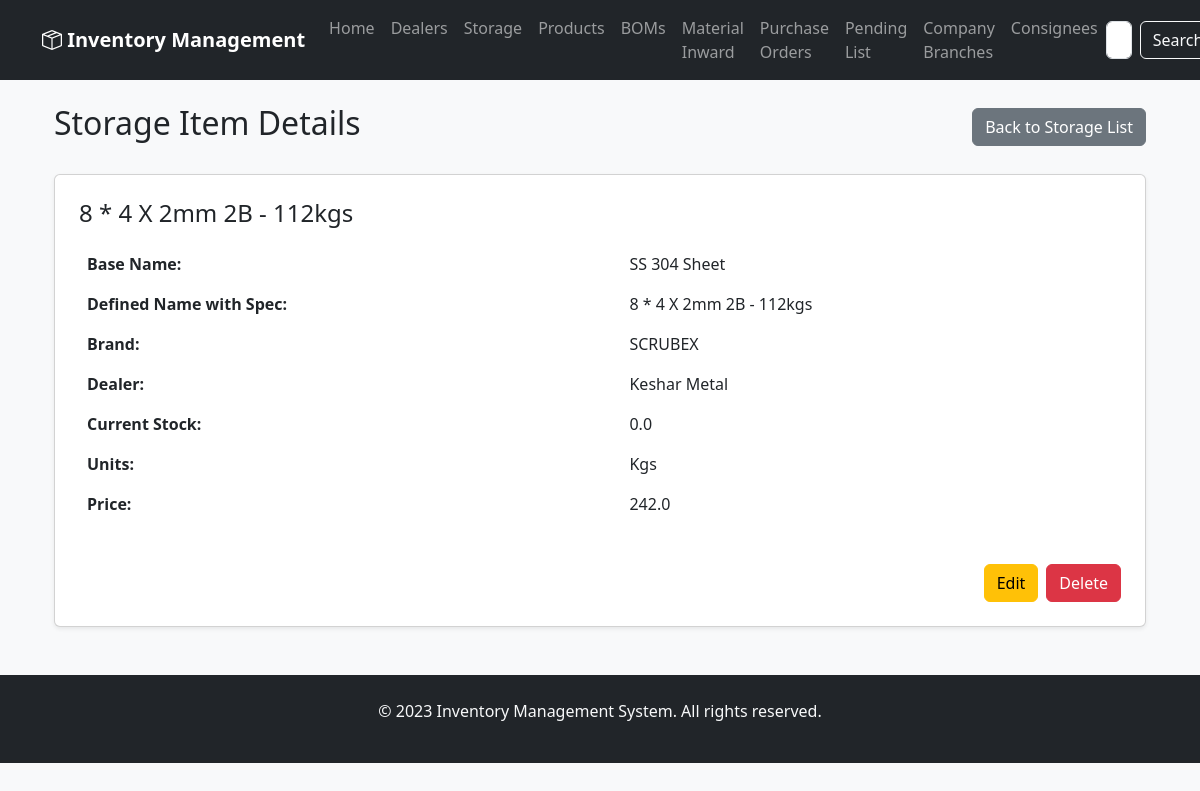
Screenshot of /storage/details/1 with the database file from the repository.
### app/models.py (models this page shows)
class Storage(Base):
    __tablename__ = 'storage'
    id = Column(Integer, primary_key=True)
    base_name = Column(String(128))
    defined_name_with_spec = Column(String(256))
    brand = Column(String(128))
    hsn_code = Column(String(32))
    dealer_id = Column(Integer, ForeignKey('dealer.id'))
    tax = Column(Float)
    price = Column(Float)
    current_stock = Column(Float)
    units = Column(String(32))
    created_at = Column(DateTime, default=datetime.now)  # Make sure this exists
    updated_at = Column(DateTime, default=datetime.now, onupdate=datetime.now)  # And this
    dealer = relationship('Dealer', back_populates='materials')
    product_materials = relationship('ProductMaterial', back_populates='storage')
    bom_materials = relationship('BOMMaterial', back_populates='storage')
    supply_items = relationship('BOMSupplyItem', back_populates='storage')
    po_items = relationship('PurchaseOrderItem', back_populates='material')

class Dealer(Base):
    __tablename__ = 'dealer'
    id = Column(Integer, primary_key=True)
    name = Column(String(120), nullable=False)
    address = Column(String(250))
    city = Column(String(100))
    state = Column(String(100))
    country = Column(String(100))
    pincode = Column(String(20))
    telephone = Column(String(50))
    mobile = Column(String(50))
    email = Column(String(120))
    gst_no = Column(String(50))
    bank_name = Column(String(100))
    account_no = Column(String(100))
    ifsc_code = Column(String(50))
    materials = relationship('Storage', back_populates='dealer', lazy='dynamic')

### app/routers/storage.py (the view)
@router.get("/details/{storage_id}", response_class=HTMLResponse)
async def storage_details(request: Request, storage_id: int, db: Session = Depends(get_db)):
    try:
        storage = db.query(models.Storage).filter(models.Storage.id == storage_id).first()
        if storage is None:
            return templates.TemplateResponse("error.html", {
                "request": request,
                "status_code": 404,
                "detail": f"Storage item with ID {storage_id} not found"
            })
        return templates.TemplateResponse("storage_details.html", {
            "request": request,
            "storage": storage
        })
    except Exception as e:
        print(f"Error loading storage details: {e}")
        return templates.TemplateResponse("error.html", {
            "request": request,
            "status_code": 500,
            "detail": f"Error loading storage details: {str(e)}"
        })

### app/templates/storage_details.html (shortened to what this page needs)
{% extends "base.html" %}
{% block content %}
<div class="container mt-4">
    <div class="d-flex justify-content-between align-items-center mb-4">
        <h2>Storage Item Details</h2>
        <a href="/storage" class="btn btn-secondary">Back to Storage List</a>
    </div>
    <div class="card shadow-sm p-4">
        <h4 class="mb-3">{{ storage.defined_name_with_spec or storage.base_name }}</h4>
        <table class="table table-borderless">
            <tbody>
                <tr>
                    <th scope="row">Base Name:</th>
                    <td>{{ storage.base_name }}</td>
                </tr>
                <tr>
                    <th scope="row">Defined Name with Spec:</th>
                    <td>{{ storage.defined_name_with_spec or "-" }}</td>
                </tr>
                <tr>
                    <th scope="row">Brand:</th>
                    <td>{{ storage.brand or "-" }}</td>
                </tr>
                <tr>
                    <th scope="row">Dealer:</th>
                    <td>{{ storage.dealer.name if storage.dealer else "N/A" }}</td>
                </tr>
                <tr>
                    <th scope="row">Current Stock:</th>
                    <td>{{ storage.current_stock }}</td>
                </tr>
                <tr>
                    <th scope="row">Units:</th>
                    <td>{{ storage.units }}</td>
                </tr>
                <tr>
                    <th scope="row">Price:</th>
                    <td>{{ storage.price }}</td>
                </tr>
            </tbody>
        </table>
        <div class="d-flex justify-content-end mt-4">
            <a href="/storage/edit/{{ storage.id }}" class="btn btn-warning me-2">Edit</a>
            <form action="/storage/delete/{{ storage.id }}" method="POST" style="display:inline;">
                <button type="submit" class="btn btn-danger" onclick="return confirm('Are you sure you want to delete this storage item?')">Delete</button>
            </form>
        </div>
    </div>
</div>
{% endblock %}

### app/static/css/style.css (style rules this page uses)
body { background-color: #f8f9fa; }
.card { box-shadow: 0 0.125rem 0.25rem rgba(0, 0, 0, 0.075); transition: box-shadow 0.15s ease-in-out; }

### rows the page displays
Storage: defined_name_with_spec "8 * 4 X 2mm 2B - 112kgs", base_name "SS 304 Sheet", brand "SCRUBEX", current_stock "0.0", units "Kgs", price "242.0"
Dealer: dealer "Keshar Metal"
